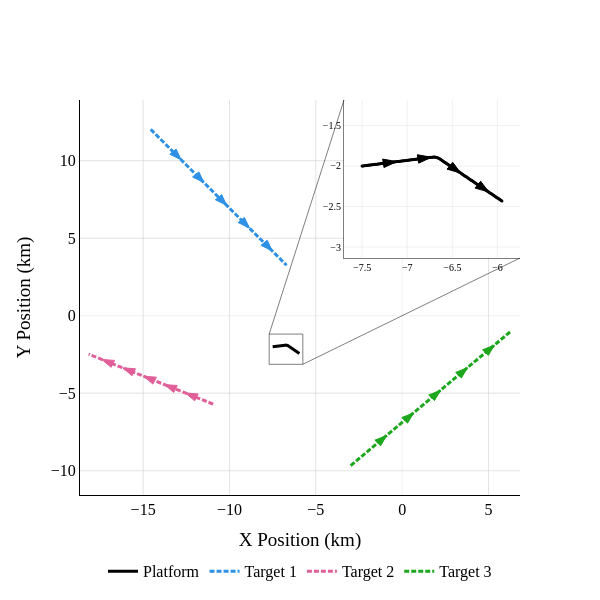
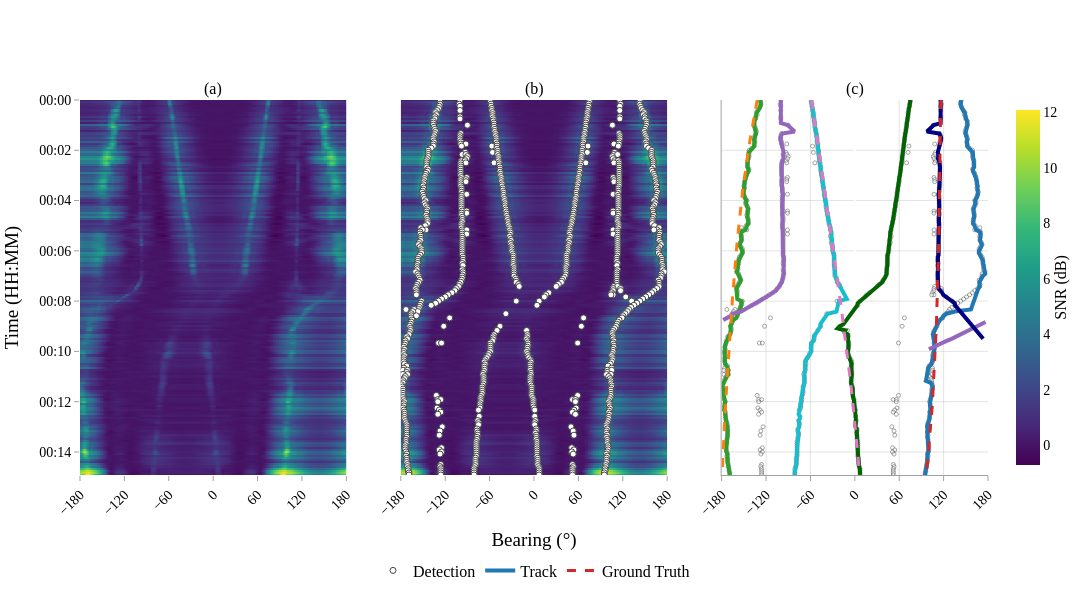
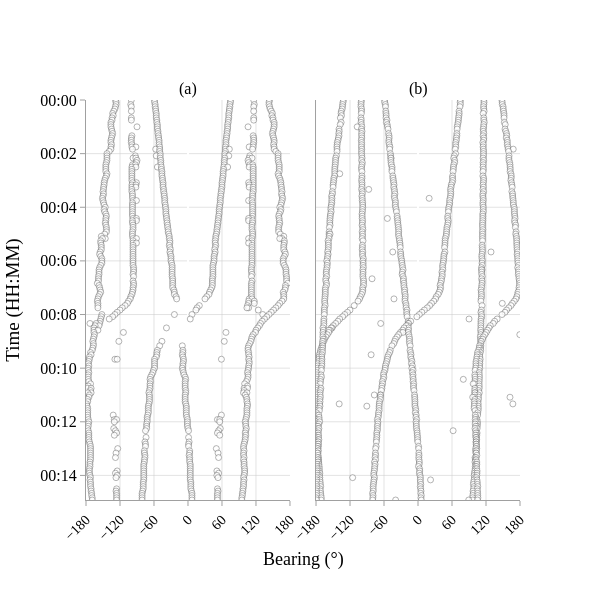

The code cell stored with these charts, in order, in its notebook:
### Code cell
world_fig.show()
tracker_fig.show()
plugin_vs_ss_fig.show()

### Figure 1 — Plotly figure (JSON) as saved in the notebook; plotly's stock layout.template omitted (floating-point values rounded to 4 significant figures; data arrays with more than 128 entries replaced by an {"elided": "..."} marker saying what was removed)
{"data": [{"line": {"color": "black", "width": 3}, "mode": "lines", "name": "Platform", "type": "scatter", "x": {"elided": "180 float values"}, "y": {"elided": "180 float values"}}, {"line": {"color": "#2E91E5", "dash": "5px,2px", "width": 3}, "mode": "lines", "name": "Target 1", "type": "scatter", "x": {"elided": "180 float values"}, "y": {"elided": "180 float values"}}, {"line": {"color": "#E15F99", "dash": "5px,2px", "width": 3}, "mode": "lines", "name": "Target 2", "type": "scatter", "x": {"elided": "180 float values"}, "y": {"elided": "180 float values"}}, {"line": {"color": "#1CA71C", "dash": "5px,2px", "width": 3}, "mode": "lines", "name": "Target 3", "type": "scatter", "x": {"elided": "180 float values"}, "y": {"elided": "180 float values"}}, {"line": {"color": "black", "width": 1.5}, "marker": {"color": "black", "size": 3}, "mode": "lines+markers", "showlegend": false, "type": "scatter", "x": {"elided": "180 float values"}, "xaxis": "x2", "y": {"elided": "180 float values"}, "yaxis": "y2"}], "layout": {"font": {"color": "black", "family": "Times New Roman", "size": 16}, "height": 600, "legend": {"orientation": "h", "x": 0.5, "xanchor": "center", "y": -0.15}, "plot_bgcolor": "white", "shapes": [{"fillcolor": "white", "layer": "below", "line": {"width": 0}, "type": "rect", "x0": 0.6, "x1": 1, "xref": "x domain", "y0": 0.6, "y1": 1, "yref": "y domain"}, {"fillcolor": "rgba(0,0,0,0)", "line": {"color": "rgba(0,0,0,0.5)", "width": 1}, "type": "rect", "x0": -7.7, "x1": -5.751, "xref": "x", "y0": -3.135, "y1": -1.186, "yref": "y"}, {"layer": "above", "line": {"color": "rgba(0,0,0,0.5)", "dash": "solid", "width": 1}, "type": "line", "x0": -7.7, "x1": -3.367, "xref": "x", "y0": -1.186, "y1": 13.91, "yref": "y"}, {"layer": "above", "line": {"color": "rgba(0,0,0,0.5)", "dash": "solid", "width": 1}, "type": "line", "x0": -5.751, "x1": 6.825, "xref": "x", "y0": -3.135, "y1": 3.722, "yref": "y"}, {"fillcolor": "#2E91E5", "layer": "above", "line": {"color": "#2E91E5", "width": 1}, "path": "M -12.804013666000005,10.061815596000008 L -13.089229532084978,10.746415413216896 L -13.453899451782977,10.419129835063115 Z", "type": "path", "xref": "x", "yref": "y"}, {"fillcolor": "#2E91E5", "layer": "above", "line": {"color": "#2E91E5", "width": 1}, "path": "M -11.484960590500007,8.592093093000013 L -11.770176456584995,9.276692910216896 L -12.134846376282987,8.949407332063108 Z", "type": "path", "xref": "x", "yref": "y"}, {"fillcolor": "#2E91E5", "layer": "above", "line": {"color": "#2E91E5", "width": 1}, "path": "M -10.165907515000011,7.1223705900000205 L -10.451123381084999,7.8069704072169035 L -10.81579330078299,7.479684829063116 Z", "type": "path", "xref": "x", "yref": "y"}, {"fillcolor": "#2E91E5", "layer": "above", "line": {"color": "#2E91E5", "width": 1}, "path": "M -8.846854439500015,5.652648087000027 L -9.132070305584989,6.337247904216916 L -9.496740225282988,6.009962326063135 Z", "type": "path", "xref": "x", "yref": "y"}, {"fillcolor": "#2E91E5", "layer": "above", "line": {"color": "#2E91E5", "width": 1}, "path": "M -7.527801364000019,4.182925584000033 L -7.813017230084999,4.86752540121692 L -8.177687149782995,4.540239823063136 Z", "type": "path", "xref": "x", "yref": "y"}, {"fillcolor": "#E15F99", "layer": "above", "line": {"color": "#E15F99", "width": 1}, "path": "M -12.555347926000016,-4.982971360000004 L -12.016187324953012,-5.492216729422873 L -11.816296535340992,-5.044842532325763 Z", "type": "path", "xref": "x", "yref": "y"}, {"fillcolor": "#E15F99", "layer": "above", "line": {"color": "#E15F99", "width": 1}, "path": "M -13.764087920500026,-4.442895527500007 L -13.224927319453014,-4.952140896922867 L -13.025036529841001,-4.504766699825753 Z", "type": "path", "xref": "x", "yref": "y"}, {"fillcolor": "#E15F99", "layer": "above", "line": {"color": "#E15F99", "width": 1}, "path": "M -14.972827915000035,-3.90281969500001 L -14.433667313953041,-4.412065064422888 L -14.233776524341014,-3.9646908673257815 Z", "type": "path", "xref": "x", "yref": "y"}, {"fillcolor": "#E15F99", "layer": "above", "line": {"color": "#E15F99", "width": 1}, "path": "M -16.181567909500046,-3.3627438625000132 L -15.642407308453055,-3.871989231922895 L -15.442516518841025,-3.42461503482579 Z", "type": "path", "xref": "x", "yref": "y"}, {"fillcolor": "#E15F99", "layer": "above", "line": {"color": "#E15F99", "width": 1}, "path": "M -17.39030790400001,-2.822668030000016 L -16.851147302953024,-3.3319133994229024 L -16.65125651334099,-2.8845392023257994 Z", "type": "path", "xref": "x", "yref": "y"}, {"fillcolor": "#1CA71C", "layer": "above", "line": {"color": "#1CA71C", "width": 1}, "path": "M -0.9014708999999964,-7.730167728000011 L -1.580226764903543,-8.029024676821749 L -1.245710015614826,-8.387072920003181 Z", "type": "path", "xref": "x", "yref": "y"}, {"fillcolor": "#1CA71C", "layer": "above", "line": {"color": "#1CA71C", "width": 1}, "path": "M 0.6582143100000037,-6.272987484000019 L -0.02054155490354309,-6.571844432821755 L 0.31397519438517346,-6.929892676003187 Z", "type": "path", "xref": "x", "yref": "y"}, {"fillcolor": "#1CA71C", "layer": "above", "line": {"color": "#1CA71C", "width": 1}, "path": "M 2.2178995200000045,-4.815807240000027 L 1.5391436550964575,-5.114664188821763 L 1.8736604043851741,-5.4727124320031955 Z", "type": "path", "xref": "x", "yref": "y"}, {"fillcolor": "#1CA71C", "layer": "above", "line": {"color": "#1CA71C", "width": 1}, "path": "M 3.7775847300000116,-3.3586269960000283 L 3.098828865096463,-3.6574839448217618 L 3.4333456143851784,-4.015532188003196 Z", "type": "path", "xref": "x", "yref": "y"}, {"fillcolor": "#1CA71C", "layer": "above", "line": {"color": "#1CA71C", "width": 1}, "path": "M 5.337269940000018,-1.9014467520000236 L 4.6585140750964715,-2.20030370082176 L 4.993030824385189,-2.5583519440031917 Z", "type": "path", "xref": "x", "yref": "y"}, {"fillcolor": "black", "layer": "above", "line": {"color": "black", "width": 1}, "path": "M -7.115920485999996,-1.9460169706000032 L -7.271767615669004,-1.9149055229652283 L -7.257153331994559,-2.018883514447478 Z", "type": "path", "xref": "x2", "yref": "y2"}, {"fillcolor": "black", "layer": "above", "line": {"color": "black", "width": 1}, "path": "M -6.731840971999991,-1.8920339412000067 L -6.887688101668999,-1.8609224935652318 L -6.873073817994554,-1.9649004850474818 Z", "type": "path", "xref": "x2", "yref": "y2"}, {"fillcolor": "black", "layer": "above", "line": {"color": "black", "width": 1}, "path": "M -6.407588207660682,-2.0870362957959956 L -6.495789654283018,-1.954836617983502 L -6.55897933806589,-2.0386940199431427 Z", "type": "path", "xref": "x2", "yref": "y2"}, {"fillcolor": "black", "layer": "above", "line": {"color": "black", "width": 1}, "path": "M -6.09783121263872,-2.3204497585024986 L -6.186032659261056,-2.188250080690005 L -6.249222343043928,-2.2721074826496457 Z", "type": "path", "xref": "x2", "yref": "y2"}], "showlegend": true, "width": 600, "xaxis": {"gridcolor": "rgba(200,200,200,0.5)", "linecolor": "black", "range": [-18.66, 6.825], "showgrid": true, "title": {"text": "X Position (km)"}, "zeroline": true, "zerolinecolor": "rgba(200, 200, 200, 0.5)", "zerolinewidth": 0.5}, "xaxis2": {"anchor": "y2", "domain": [0.6, 1], "gridcolor": "rgba(200,200,200,0.25)", "linecolor": "rgba(0,0,0,0.5)", "range": [-7.7, -5.751], "showgrid": true, "tickfont": {"size": 10}}, "yaxis": {"gridcolor": "rgba(200,200,200,0.5)", "linecolor": "black", "range": [-11.57, 13.91], "showgrid": true, "title": {"text": "Y Position (km)"}, "zeroline": true, "zerolinecolor": "rgba(200, 200, 200, 0.5)", "zerolinewidth": 0.5}, "yaxis2": {"anchor": "x2", "domain": [0.6, 1], "gridcolor": "rgba(200,200,200,0.25)", "linecolor": "rgba(0,0,0,0.5)", "range": [-3.135, -1.186], "showgrid": true, "tickfont": {"size": 10}}}}

### Figure 2 — Plotly figure (JSON) as saved in the notebook; plotly's stock layout.template omitted (floating-point values rounded to 4 significant figures; data arrays with more than 128 entries replaced by an {"elided": "..."} marker saying what was removed)
{"data": [{"colorbar": {"len": 1, "thickness": 24, "tickfont": {"size": 14}, "title": {"font": {"size": 16}, "side": "right", "text": "SNR (dB)"}}, "colorscale": [[0, "#440154"], [0.1111, "#482878"], [0.2222, "#3e4989"], [0.3333, "#31688e"], [0.4444, "#26828e"], [0.5556, "#1f9e89"], [0.6667, "#35b779"], [0.7778, "#6ece58"], [0.8889, "#b5de2b"], [1, "#fde725"]], "type": "heatmap", "x": {"elided": "361 float values"}, "xaxis": "x", "y": {"elided": "180 str values"}, "yaxis": "y", "z": {"elided": "180x361 float values"}}, {"colorscale": [[0, "#440154"], [0.1111, "#482878"], [0.2222, "#3e4989"], [0.3333, "#31688e"], [0.4444, "#26828e"], [0.5556, "#1f9e89"], [0.6667, "#35b779"], [0.7778, "#6ece58"], [0.8889, "#b5de2b"], [1, "#fde725"]], "showscale": false, "type": "heatmap", "x": {"elided": "361 float values"}, "xaxis": "x2", "y": {"elided": "180 str values"}, "yaxis": "y2", "z": {"elided": "180x361 float values"}}, {"hovertemplate": "Bearing: %{x:.1f}°<br>Time: %{y|%H:%M:%S}<extra></extra>", "marker": {"color": "white", "line": {"width": 1}, "opacity": 1, "size": 6}, "mode": "markers", "name": "Detection", "type": "scatter", "x": {"elided": "940 float values"}, "xaxis": "x2", "y": {"elided": "940 str values"}, "yaxis": "y2"}, {"hovertemplate": "Bearing: %{x:.1f}°<br>Time: %{y|%H:%M:%S}<extra></extra>", "marker": {"color": "white", "line": {"width": 1}, "opacity": 0.5, "size": 4}, "mode": "markers", "name": "Detection", "showlegend": false, "type": "scatter", "x": {"elided": "940 float values"}, "xaxis": "x3", "y": {"elided": "940 str values"}, "yaxis": "y3"}, {"line": {"color": "#1f77b4", "width": 4}, "mode": "lines", "name": "Track", "showlegend": true, "type": "scatter", "x": {"elided": "180 float values"}, "xaxis": "x3", "y": {"elided": "180 str values"}, "yaxis": "y3"}, {"line": {"color": "#2ca02c", "width": 4}, "mode": "lines", "name": "Track", "showlegend": false, "type": "scatter", "x": {"elided": "180 float values"}, "xaxis": "x3", "y": {"elided": "180 str values"}, "yaxis": "y3"}, {"line": {"color": "#9467bd", "width": 4}, "mode": "lines", "name": "Track", "showlegend": false, "type": "scatter", "x": [-100, -100, -101.0, -100.4, -100.3, -100.0, -99.88, -99.73, -99.97, -99.98, -99.98, -99.97, -90.76, -87.65, -84.54, -81.44, -98.09, -100.1, -100.7, -100.6, -99.69, -99.14, -98.23, -97.56, -96.88, -96.2, -96.93, -96.65, -96.36, -97.85, -98.75, -99.11, -99.18, -99.14, -99.07, -99.03, -99.0, -98.32, -98.66, -98.89, -99.01, -99.04, -98.36, -98.01, -97.89, -97.22, -97.59, -97.86, -98.0, -98.04, -98.04, -98.03, -98.01, -97.33, -97.66, -97.89, -97.33, -97.03, -96.92, -97.59, -97.95, -98.09, -97.43, -97.06, -96.92, -96.9, -96.93, -96.97, -96.99, -97.0, -97.0, -97.0, -97.0, -97.0, -97.0, -96.33, -95.99, -95.88, -96.56, -96.27, -96.23, -96.87, -96.34, -96.07, -96.63, -96.95, -97.75, -98.77, -100.5, -102.0, -104.5, -106.8, -110.3, -115.1, -119.7, -124.7, -129.1, -133.2, -138.5, -143.4, -148.2, -153.8, -165.3, -167.1, -172.5, -177.9, null, 176.6, 171.2, 165.8, 160.4, 155.0, 149.6, 144.2, 137.5, 130.8, 124.0, 117.3, 111.2, 105.4, 100.1], "xaxis": "x3", "y": ["2026-02-23T00:00:00", "2026-02-23T00:00:05", "2026-02-23T00:00:10", "2026-02-23T00:00:15", "2026-02-23T00:00:20", "2026-02-23T00:00:25", "2026-02-23T00:00:30", "2026-02-23T00:00:35", "2026-02-23T00:00:40", "2026-02-23T00:00:45", "2026-02-23T00:00:50", "2026-02-23T00:00:55", "2026-02-23T00:01:00", "2026-02-23T00:01:05", "2026-02-23T00:01:10", "2026-02-23T00:01:15", "2026-02-23T00:01:20", "2026-02-23T00:01:25", "2026-02-23T00:01:30", "2026-02-23T00:01:35", "2026-02-23T00:01:40", "2026-02-23T00:01:45", "2026-02-23T00:01:50", "2026-02-23T00:01:55", "2026-02-23T00:02:00", "2026-02-23T00:02:05", "2026-02-23T00:02:10", "2026-02-23T00:02:15", "2026-02-23T00:02:20", "2026-02-23T00:02:25", "2026-02-23T00:02:30", "2026-02-23T00:02:35", "2026-02-23T00:02:40", "2026-02-23T00:02:45", "2026-02-23T00:02:50", "2026-02-23T00:02:55", "2026-02-23T00:03:00", "2026-02-23T00:03:05", "2026-02-23T00:03:10", "2026-02-23T00:03:15", "2026-02-23T00:03:20", "2026-02-23T00:03:25", "2026-02-23T00:03:30", "2026-02-23T00:03:35", "2026-02-23T00:03:40", "2026-02-23T00:03:45", "2026-02-23T00:03:50", "2026-02-23T00:03:55", "2026-02-23T00:04:00", "2026-02-23T00:04:05", "2026-02-23T00:04:10", "2026-02-23T00:04:15", "2026-02-23T00:04:20", "2026-02-23T00:04:25", "2026-02-23T00:04:30", "2026-02-23T00:04:35", "2026-02-23T00:04:40", "2026-02-23T00:04:45", "2026-02-23T00:04:50", "2026-02-23T00:04:55", "2026-02-23T00:05:00", "2026-02-23T00:05:05", "2026-02-23T00:05:10", "2026-02-23T00:05:15", "2026-02-23T00:05:20", "2026-02-23T00:05:25", "2026-02-23T00:05:30", "2026-02-23T00:05:35", "2026-02-23T00:05:40", "2026-02-23T00:05:45", "2026-02-23T00:05:50", "2026-02-23T00:05:55", "2026-02-23T00:06:00", "2026-02-23T00:06:05", "2026-02-23T00:06:10", "2026-02-23T00:06:15", "2026-02-23T00:06:20", "2026-02-23T00:06:25", "2026-02-23T00:06:30", "2026-02-23T00:06:35", "2026-02-23T00:06:40", "2026-02-23T00:06:45", "2026-02-23T00:06:50", "2026-02-23T00:06:55", "2026-02-23T00:07:00", "2026-02-23T00:07:05", "2026-02-23T00:07:10", "2026-02-23T00:07:15", "2026-02-23T00:07:20", "2026-02-23T00:07:25", "2026-02-23T00:07:30", "2026-02-23T00:07:35", "2026-02-23T00:07:40", "2026-02-23T00:07:45", "2026-02-23T00:07:50", "2026-02-23T00:07:55", "2026-02-23T00:08:00", "2026-02-23T00:08:05", "2026-02-23T00:08:10", "2026-02-23T00:08:15", "2026-02-23T00:08:20", "2026-02-23T00:08:25", "2026-02-23T00:08:30", "2026-02-23T00:08:35", "2026-02-23T00:08:40", "2026-02-23T00:08:45", null, "2026-02-23T00:08:50", "2026-02-23T00:08:55", "2026-02-23T00:09:00", "2026-02-23T00:09:05", "2026-02-23T00:09:10", "2026-02-23T00:09:15", "2026-02-23T00:09:20", "2026-02-23T00:09:25", "2026-02-23T00:09:30", "2026-02-23T00:09:35", "2026-02-23T00:09:40", "2026-02-23T00:09:45", "2026-02-23T00:09:50", "2026-02-23T00:09:55"], "yaxis": "y3"}, {"line": {"color": "#17becf", "width": 4}, "mode": "lines", "name": "Track", "showlegend": false, "type": "scatter", "x": {"elided": "180 float values"}, "xaxis": "x3", "y": {"elided": "180 str values"}, "yaxis": "y3"}, {"line": {"color": "#000080", "width": 4}, "mode": "lines", "name": "Track", "showlegend": false, "type": "scatter", "x": [116.0, 116.0, 117.0, 116.4, 116.3, 116.0, 115.9, 115.7, 116.0, 116.0, 116.0, 116.0, 106.8, 103.7, 100.5, 97.44, 114.1, 116.1, 116.7, 116.6, 115.7, 115.1, 114.2, 113.6, 112.9, 112.2, 112.9, 112.6, 112.4, 113.9, 114.7, 115.1, 115.2, 115.1, 115.1, 115.0, 115.0, 115.0, 115.0, 115.0, 115.0, 115.0, 114.3, 114.0, 113.9, 113.2, 113.6, 113.9, 114.0, 114.0, 114.0, 114.0, 114.0, 113.3, 113.7, 113.9, 113.3, 113.0, 112.9, 113.6, 114.0, 114.1, 113.4, 113.1, 112.9, 112.9, 112.9, 113.0, 113.0, 113.0, 113.0, 113.0, 113.0, 113.0, 113.0, 112.3, 112.0, 111.9, 112.6, 112.3, 112.2, 112.9, 112.3, 112.1, 112.0, 111.9, 112.0, 112.0, 112.0, 112.7, 113.0, 116.4, 118.0, 119.6, 123.7, 126.1, 131.5, 135.0, 135.5, 137.9, 140.3, 142.6, 145.0, 147.4, 149.8, 152.1, 154.5, 156.9, 159.2, 161.6, 164.0, 166.4, 168.7, 171.1, 173.5], "xaxis": "x3", "y": ["2026-02-23T00:00:00", "2026-02-23T00:00:05", "2026-02-23T00:00:10", "2026-02-23T00:00:15", "2026-02-23T00:00:20", "2026-02-23T00:00:25", "2026-02-23T00:00:30", "2026-02-23T00:00:35", "2026-02-23T00:00:40", "2026-02-23T00:00:45", "2026-02-23T00:00:50", "2026-02-23T00:00:55", "2026-02-23T00:01:00", "2026-02-23T00:01:05", "2026-02-23T00:01:10", "2026-02-23T00:01:15", "2026-02-23T00:01:20", "2026-02-23T00:01:25", "2026-02-23T00:01:30", "2026-02-23T00:01:35", "2026-02-23T00:01:40", "2026-02-23T00:01:45", "2026-02-23T00:01:50", "2026-02-23T00:01:55", "2026-02-23T00:02:00", "2026-02-23T00:02:05", "2026-02-23T00:02:10", "2026-02-23T00:02:15", "2026-02-23T00:02:20", "2026-02-23T00:02:25", "2026-02-23T00:02:30", "2026-02-23T00:02:35", "2026-02-23T00:02:40", "2026-02-23T00:02:45", "2026-02-23T00:02:50", "2026-02-23T00:02:55", "2026-02-23T00:03:00", "2026-02-23T00:03:05", "2026-02-23T00:03:10", "2026-02-23T00:03:15", "2026-02-23T00:03:20", "2026-02-23T00:03:25", "2026-02-23T00:03:30", "2026-02-23T00:03:35", "2026-02-23T00:03:40", "2026-02-23T00:03:45", "2026-02-23T00:03:50", "2026-02-23T00:03:55", "2026-02-23T00:04:00", "2026-02-23T00:04:05", "2026-02-23T00:04:10", "2026-02-23T00:04:15", "2026-02-23T00:04:20", "2026-02-23T00:04:25", "2026-02-23T00:04:30", "2026-02-23T00:04:35", "2026-02-23T00:04:40", "2026-02-23T00:04:45", "2026-02-23T00:04:50", "2026-02-23T00:04:55", "2026-02-23T00:05:00", "2026-02-23T00:05:05", "2026-02-23T00:05:10", "2026-02-23T00:05:15", "2026-02-23T00:05:20", "2026-02-23T00:05:25", "2026-02-23T00:05:30", "2026-02-23T00:05:35", "2026-02-23T00:05:40", "2026-02-23T00:05:45", "2026-02-23T00:05:50", "2026-02-23T00:05:55", "2026-02-23T00:06:00", "2026-02-23T00:06:05", "2026-02-23T00:06:10", "2026-02-23T00:06:15", "2026-02-23T00:06:20", "2026-02-23T00:06:25", "2026-02-23T00:06:30", "2026-02-23T00:06:35", "2026-02-23T00:06:40", "2026-02-23T00:06:45", "2026-02-23T00:06:50", "2026-02-23T00:06:55", "2026-02-23T00:07:00", "2026-02-23T00:07:05", "2026-02-23T00:07:10", "2026-02-23T00:07:15", "2026-02-23T00:07:20", "2026-02-23T00:07:25", "2026-02-23T00:07:30", "2026-02-23T00:07:35", "2026-02-23T00:07:40", "2026-02-23T00:07:45", "2026-02-23T00:07:50", "2026-02-23T00:07:55", "2026-02-23T00:08:00", "2026-02-23T00:08:05", "2026-02-23T00:08:10", "2026-02-23T00:08:15", "2026-02-23T00:08:20", "2026-02-23T00:08:25", "2026-02-23T00:08:30", "2026-02-23T00:08:35", "2026-02-23T00:08:40", "2026-02-23T00:08:45", "2026-02-23T00:08:50", "2026-02-23T00:08:55", "2026-02-23T00:09:00", "2026-02-23T00:09:05", "2026-02-23T00:09:10", "2026-02-23T00:09:15", "2026-02-23T00:09:20", "2026-02-23T00:09:25", "2026-02-23T00:09:30"], "yaxis": "y3"}, {"line": {"color": "#006400", "width": 4}, "mode": "lines", "name": "Track", "showlegend": false, "type": "scatter", "x": {"elided": "180 float values"}, "xaxis": "x3", "y": {"elided": "180 str values"}, "yaxis": "y3"}, {"line": {"color": "#d62728", "dash": "dash", "width": 3}, "mode": "lines", "name": "Ground Truth", "showlegend": true, "type": "scatter", "x": {"elided": "180 float values"}, "xaxis": "x3", "y": {"elided": "180 str values"}, "yaxis": "y3"}, {"line": {"color": "#ff7f0e", "dash": "dash", "width": 3}, "mode": "lines", "name": "Ground Truth", "showlegend": false, "type": "scatter", "x": {"elided": "180 float values"}, "xaxis": "x3", "y": {"elided": "180 str values"}, "yaxis": "y3"}, {"line": {"color": "#e377c2", "dash": "dash", "width": 3}, "mode": "lines", "name": "Ground Truth", "showlegend": false, "type": "scatter", "x": {"elided": "180 float values"}, "xaxis": "x3", "y": {"elided": "180 str values"}, "yaxis": "y3"}], "layout": {"annotations": [{"font": {"size": 16}, "showarrow": false, "text": "(a)", "x": 0.1467, "xanchor": "center", "xref": "paper", "y": 1, "yanchor": "bottom", "yref": "paper"}, {"font": {"size": 16}, "showarrow": false, "text": "(b)", "x": 0.5, "xanchor": "center", "xref": "paper", "y": 1, "yanchor": "bottom", "yref": "paper"}, {"font": {"size": 16}, "showarrow": false, "text": "(c)", "x": 0.8533, "xanchor": "center", "xref": "paper", "y": 1, "yanchor": "bottom", "yref": "paper"}], "font": {"color": "black", "family": "Times New Roman", "size": 16}, "height": 600, "legend": {"bgcolor": "rgba(255,255,255,0.0)", "borderwidth": 0, "orientation": "h", "x": 0.5, "xanchor": "center", "y": -0.3, "yanchor": "bottom"}, "margin": {"b": 100}, "paper_bgcolor": "white", "plot_bgcolor": "white", "showlegend": true, "width": 1200, "xaxis": {"anchor": "y", "domain": [0, 0.2933], "dtick": 60, "gridcolor": "rgba(200, 200, 200, 0.5)", "range": [-180, 180], "showgrid": true, "tick0": -180, "tickangle": -45, "tickcolor": "rgba(160, 160, 160, 1.0)", "tickfont": {"size": 14}, "tickmode": "linear", "ticks": "outside", "title": {"text": ""}}, "xaxis2": {"anchor": "y2", "domain": [0.3533, 0.6467], "dtick": 60, "gridcolor": "rgba(200, 200, 200, 0.5)", "range": [-180, 180], "showgrid": true, "tick0": -180, "tickangle": -45, "tickcolor": "rgba(160, 160, 160, 1.0)", "tickfont": {"size": 14}, "tickmode": "linear", "ticks": "outside", "title": {"text": "Bearing (°)"}}, "xaxis3": {"anchor": "y3", "domain": [0.7067, 1], "dtick": 60, "gridcolor": "rgba(200, 200, 200, 0.5)", "linecolor": "rgba(160, 160, 160, 1.0)", "linewidth": 1, "range": [-180, 180], "showgrid": true, "showline": true, "tick0": -180, "tickangle": -45, "tickcolor": "rgba(160, 160, 160, 1.0)", "tickfont": {"size": 14}, "tickmode": "linear", "ticks": "outside", "title": {"text": ""}}, "yaxis": {"anchor": "x", "autorange": false, "domain": [0, 1], "gridcolor": "rgba(200, 200, 200, 0.5)", "range": ["2026-02-23T00:14:55", "2026-02-23T00:00:00"], "showgrid": true, "tickcolor": "rgba(160, 160, 160, 1.0)", "tickfont": {"size": 14}, "tickformat": "%H:%M", "ticks": "outside", "title": {"text": "Time (HH:MM)"}}, "yaxis2": {"anchor": "x2", "autorange": false, "domain": [0, 1], "gridcolor": "rgba(200, 200, 200, 0.5)", "matches": "y", "range": ["2026-02-23T00:14:55", "2026-02-23T00:00:00"], "showgrid": true, "showticklabels": false, "tickcolor": "rgba(160, 160, 160, 1.0)", "tickfont": {"size": 14}, "tickformat": "%H:%M", "title": {"text": ""}}, "yaxis3": {"anchor": "x3", "autorange": false, "domain": [0, 1], "gridcolor": "rgba(200, 200, 200, 0.5)", "linecolor": "rgba(160, 160, 160, 1.0)", "linewidth": 1, "matches": "y", "range": ["2026-02-23T00:14:55", "2026-02-23T00:00:00"], "showgrid": true, "showline": true, "showticklabels": false, "tickcolor": "rgba(160, 160, 160, 1.0)", "tickfont": {"size": 14}, "tickformat": "%H:%M", "title": {"text": ""}}}}

### Figure 3 — Plotly figure (JSON) as saved in the notebook; plotly's stock layout.template omitted (floating-point values rounded to 4 significant figures; data arrays with more than 128 entries replaced by an {"elided": "..."} marker saying what was removed)
{"data": [{"hovertemplate": "Bearing: %{x:.1f}°<br>Time: %{y|%H:%M:%S}<extra></extra>", "marker": {"color": "white", "line": {"width": 0.5}, "opacity": 0.8, "size": 6}, "mode": "markers", "name": "Detection", "showlegend": false, "type": "scatter", "x": {"elided": "940 float values"}, "xaxis": "x", "y": {"elided": "940 str values"}, "yaxis": "y"}, {"hovertemplate": "Bearing: %{x:.1f}°<br>Time: %{y|%H:%M:%S}<extra></extra>", "marker": {"color": "white", "line": {"width": 0.5}, "opacity": 0.8, "size": 6}, "mode": "markers", "name": "Detection", "showlegend": true, "type": "scatter", "x": {"elided": "1058 float values"}, "xaxis": "x2", "y": {"elided": "1058 str values"}, "yaxis": "y2"}], "layout": {"annotations": [{"font": {"size": 16}, "showarrow": false, "text": "(a)", "x": 0.235, "xanchor": "center", "xref": "paper", "y": 1, "yanchor": "bottom", "yref": "paper"}, {"font": {"size": 16}, "showarrow": false, "text": "(b)", "x": 0.765, "xanchor": "center", "xref": "paper", "y": 1, "yanchor": "bottom", "yref": "paper"}, {"font": {"color": "black", "family": "Times New Roman", "size": 18}, "showarrow": false, "text": "Bearing (°)", "x": 0.5, "xref": "paper", "y": -0.18, "yref": "paper"}], "font": {"color": "black", "family": "Times New Roman", "size": 16}, "height": 600, "legend": {"bgcolor": "rgba(255,255,255,0.0)", "borderwidth": 0, "orientation": "h", "x": 1, "xanchor": "right", "y": 1.02, "yanchor": "bottom"}, "margin": {"b": 100}, "paper_bgcolor": "white", "plot_bgcolor": "white", "showlegend": false, "width": 600, "xaxis": {"anchor": "y", "domain": [0, 0.47], "dtick": 60, "gridcolor": "rgba(200, 200, 200, 0.5)", "linecolor": "rgba(160, 160, 160, 1.0)", "range": [-180, 180], "showgrid": true, "showline": true, "tick0": -180, "tickangle": -45, "tickcolor": "rgba(160, 160, 160, 1.0)", "tickfont": {"size": 14}, "tickmode": "linear", "ticks": "outside"}, "xaxis2": {"anchor": "y2", "domain": [0.53, 1], "dtick": 60, "gridcolor": "rgba(200, 200, 200, 0.5)", "linecolor": "rgba(160, 160, 160, 1.0)", "range": [-180, 180], "showgrid": true, "showline": true, "tick0": -180, "tickangle": -45, "tickcolor": "rgba(160, 160, 160, 1.0)", "tickfont": {"size": 14}, "tickmode": "linear", "ticks": "outside"}, "yaxis": {"anchor": "x", "autorange": false, "domain": [0, 1], "gridcolor": "rgba(200, 200, 200, 0.5)", "linecolor": "rgba(160, 160, 160, 1.0)", "linewidth": 1, "range": ["2026-02-23T00:14:55", "2026-02-23T00:00:00"], "showgrid": true, "showline": true, "tickcolor": "rgba(160, 160, 160, 1.0)", "tickfont": {"size": 16}, "tickformat": "%H:%M", "ticks": "outside", "title": {"text": "Time (HH:MM)"}}, "yaxis2": {"anchor": "x2", "autorange": false, "domain": [0, 1], "gridcolor": "rgba(200, 200, 200, 0.5)", "linecolor": "rgba(160, 160, 160, 1.0)", "linewidth": 1, "matches": "y", "range": ["2026-02-23T00:14:55", "2026-02-23T00:00:00"], "showgrid": true, "showline": true, "showticklabels": false, "tickcolor": "rgba(160, 160, 160, 1.0)", "tickfont": {"size": 16}, "tickformat": "%H:%M", "ticks": "", "title": {"text": ""}}}}
